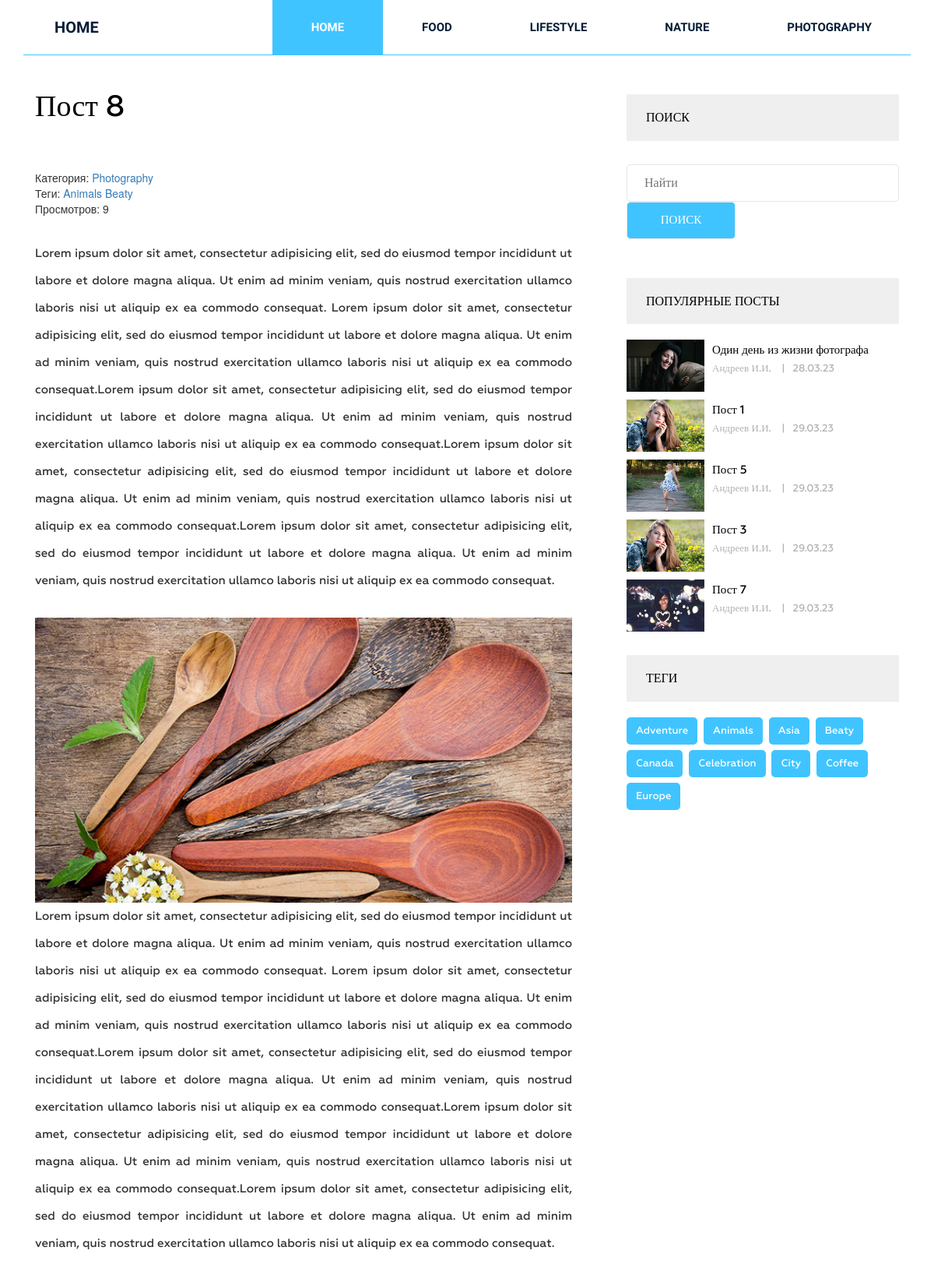
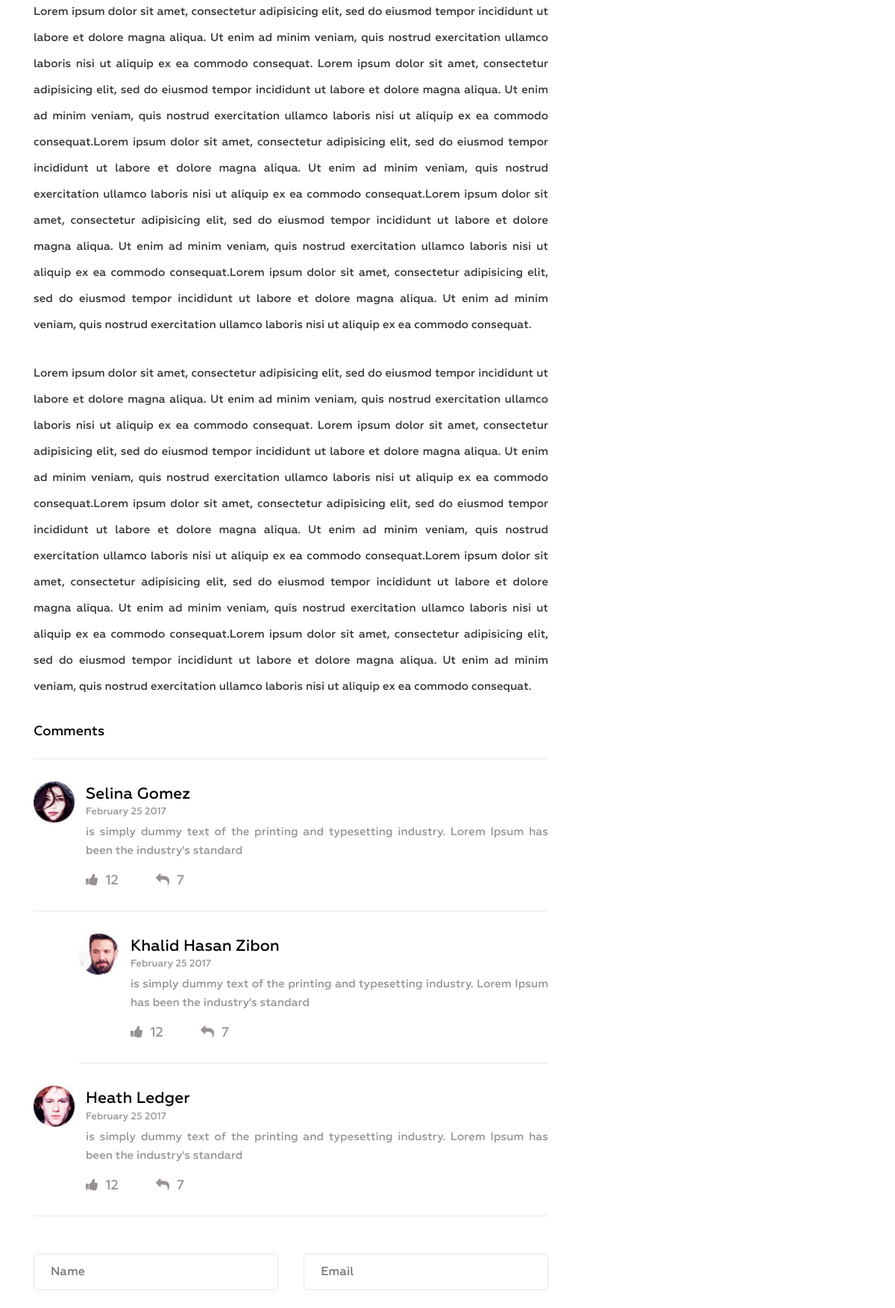
Page /post/post-8/ (upper part) on the committed database (2 pictures, top to bottom).
### blog/models.py (models this page shows, shortened)
class Category(models.Model):
    title = models.CharField(max_length=250)
    slug = models.SlugField(max_length=250, verbose_name='url', unique=True)
    def get_absolute_url(self):
        return reverse('category', kwargs={'slug':self.slug})
    def __str__(self):
        return self.title
    class Meta:
        verbose_name = 'Категория'
        verbose_name_plural = 'Категории'
        ordering = ['title']

class Post(models.Model):
    title = models.CharField(max_length=250, verbose_name='Заголовок')
    slug = models.SlugField(max_length=250, verbose_name='url', unique=True)
    author = models.CharField(max_length=100, verbose_name='Автор')
    content = models.TextField(blank=True, verbose_name='Контент')
    created_at = models.DateTimeField(auto_now_add=True, verbose_name='Опубликовано')
    photo = models.ImageField(upload_to='photo/%Y/%m/%d/', blank=True, verbose_name='Фото')
    views = models.IntegerField(default=0, verbose_name='Просмотров')
    category = models.ForeignKey(Category, on_delete=models.PROTECT, related_name='posts', verbose_name='Категория')
    tags = models.ManyToManyField(Tag, blank=True, related_name='posts', verbose_name='Теги')
    def get_absolute_url(self):
        return reverse('post', kwargs={'slug':self.slug})
    class Meta:
        verbose_name = 'Статья'
        verbose_name_plural = 'Статьи'
        ordering = ['-created_at']

class Tag(models.Model):
    title = models.CharField(max_length=50)
    slug = models.SlugField(max_length=50, verbose_name='url', unique=True)
    def get_absolute_url(self):
        return reverse('tag', kwargs={'slug':self.slug})
    class Meta:
        verbose_name = 'Тег'
        verbose_name_plural = 'Теги'
        ordering = ['title']

### blog/views.py (the view)
# urls.py: path('post/<str:slug>/', GetPost.as_view(), name='post'),
class GetPost(DetailView):
    model = Post
    template_name = 'blog/single.html'
    context_object_name = 'post'
    def get_context_data(self, *, object_list=None, **kwargs):
        context = super().get_context_data(**kwargs)
        self.object.views = F('views') + 1
        self.object.save()
        self.object.refresh_from_db()
        return context

### blog/templatetags/menu.py (called while the page is built)
@register.inclusion_tag('blog/menu_tpl.html')
def show_menu(menu_class='menu'):
    categories = Category.objects.all()
    return {'categories': categories, 'menu_class': menu_class}

### blog/templatetags/sidebar.py (called while the page is built)
@register.inclusion_tag('blog/popular_posts_tpl.html')
def get_popular(cnt=3):
    posts = Post.objects.order_by('-views')[:cnt]
    return {'posts':posts}

@register.inclusion_tag('blog/tags_tpl.html')
def get_tags():
    tags = Tag.objects.all()
    return {'tags':tags}

### blog/templates/blog/single.html (shortened to what this page needs)
{% extends 'base.html' %}
{% load static %}
{% load sidebar %}
{% block content %}
<section class="single-blog-area">
    <div class="container">
        <div class="row">
            <div class="col-md-12">
                <div class="border-top">
                    <div class="col-md-8">
                        <div class="blog-area">
                            <div class="blog-area-part">
                                <h2>{{ post.title }}</h2>
                                <div class="single-content">
                                    <div>
                                        <span>Категория: <a
                                                href="{{post.category.get_absolute_url}}">{{post.category}}</a> </span>
                                        <br>
                                        {% if post.tags %}
                                        <span>Теги:</span>
                                        {% for teg in post.tags.all %}
                                        <a href="{{teg.get_absolute_url}}">{{ teg.title }}</a>
                                        {% endfor %}
                                        {% endif %}
                                        <br>
                                        <span>Просмотров:</span>
                                        {{ post.views }}
                                    </div>
                                    {{ post.content|safe }}
                                </div>
                            </div>
                            <div class="commententries">
                                <h3>Comments</h3>
                                <ul class="commentlist">
                                    <li>
                                        <article class="comment">
                                            <header class="comment-author">
                                                <img src="img/author-1.jpg" alt="">
                                            </header>
                                            <section class="comment-details">
                                                <div class="author-name">
                                                    <h5><a href="#">Selina Gomez</a></h5>
                                                    <p>February 25 2017</p>
                                                </div>
                                                <div class="comment-body">
                                                    <p>is simply dummy text of the printing and typesetting industry.
                                                        Lorem Ipsum has been the industry's standard </p>
                                                </div>
                                                <div class="reply">
                                                    <p><span><a href="#"><i class="fa fa-thumbs-up"
                                                                            aria-hidden="true"></i></a>12</span><span><a
                                                            href="#"><i class="fa fa-reply" aria-hidden="true"></i></a>7</span>
                                                    </p>
                                                </div>
                                            </section>
                                        </article>
                                        <ul class="children">
                                            <li>
                                                <article class="comment">
                                                    <header class="comment-author">
                                                        <img src="img/author-2.jpg" alt="">
                                                    </header>
                                                    <section class="comment-details">
                                                        <div class="author-name">
                                                            <h5><a href="#">Khalid Hasan Zibon</a></h5>
                                                            <p>February 25 2017</p>
                                                        </div>
                                                        <div class="comment-body">
                                                            <p>is simply dummy text of the printing and typesetting
                                                                industry. Lorem Ipsum has been the industry's
                                                                standard </p>
                                                        </div>
                                                        <div class="reply">
                                                            <p><span><a href="#"><i class="fa fa-thumbs-up"
                                                                                    aria-hidden="true"></i></a>12</span><span><a
                                                                    href="#"><i class="fa fa-reply"
                                                                                aria-hidden="true"></i></a>7</span></p>
                                                        </div>
                                                    </section>
                                                </article>
                                            </li>
                                        </ul>
                                    </li>
                                    <li>
                                        <article class="comment">
                                            <header class="comment-author">
                                                <img src="img/author-3.jpg" alt="">
                                            </header>
                                            <section class="comment-details">
                                                <div class="author-name">
                                                    <h5><a href="#">Heath Ledger</a></h5>
                                                    <p>February 25 2017</p>
                                                </div>
                                                <div class="comment-body">
                                                    <p>is simply dummy text of the printing and typesetting industry.
                                                        Lorem Ipsum has been the industry's standard </p>
                                                </div>
                                                <div class="reply">
                                                    <p><span><a href="#"><i class="fa fa-thumbs-up"
                                                                            aria-hidden="true"></i></a>12</span><span><a
                                                            href="#"><i class="fa fa-reply" aria-hidden="true"></i></a>7</span>
                                                    </p>
                                                </div>
                                            </section>
                                        </article>
                                    </li>
                                </ul>
                            </div>
                            <form action="#" method="get">
                                <div class="name">
                                    <input type="text" name="" id="" placeholder="Name" class="name">
                                </div>
                                <div class="email">
                                    <input type="email" name="" id="" placeholder="Email" class="email">
                                </div>
                                <div class="comment">
                                </div>
                            </form>
                        </div>
                    </div>
                    <div class="col-md-4">
                        <div class="newsletter">
                            <h2 class="sidebar-title">Поиск</h2>
                            <form action="{% url 'search' %}" method="get">
                                <input type="text" name="s" placeholder="Найти">
                                <input type="submit" value="Поиск">
                            </form>
                        </div>
                        {% get_popular 5 %}
                        {% get_tags %}
                    </div>
                </div>
            </div>
        </div>
    </div>
</section>
{% endblock %}

### blog/templates/blog/menu_tpl.html
<div class="{{ menu_class }}">
    <ul>
        <li class="active"><a href="{% url 'home' %}">Home</a></li>
        {% for item in categories %}
        <li><a href="{{ item.get_absolute_url }}">{{ item.title }}</a></li>
        {% endfor %}
    </ul>
</div>

### blog/templates/blog/popular_posts_tpl.html
<h2 class="sidebar-title">Популярные посты</h2>
<div class="grid">
    {% for post in posts %}
    <div class="portfolio-item popular">
        <a href="{{ post.get_absolute_url }}">
            {% if post.photo %}
            <img src="{{ post.photo.url }}" alt="{{ post.title }}">
            {% else %}
            <img src="https://picsum.photos/id/1060/300/201?blur=2" alt="{{ post.title }}">
            {% endif %}
        </a>
        <div class="portfolio-text">
            <h5><a href="{{ post.get_absolute_url }}">{{ post.title }}</a></h5>
            <p> {{ post.author }} <span>|</span>{{ post.created_at|date:"d.m.y" }}</p>
        </div>
    </div>
    {% endfor %}
</div>

### blog/templates/blog/tags_tpl.html
<div class="tags">
<h2 class="sidebar-title">Теги</h2>
{% for tag in tags %}
    <p><a href="{{ tag.get_absolute_url }}"> {{ tag.title }} </a></p>
{% endfor %}
</div>

### rows in the picture
Category: title "FOOD"
Category: title "LIFESTYLE"
Category: title "NATURE"
Category: title "PHOTOGRAPHY"
Post: title "Пост 8", category "Photography", views "9", content "Lorem ipsum dolor sit amet, consectetur adipisicing elit, sed do eiusmod tempor incididunt ut labore et dolore magna aliqua. Ut enim ad minim veniam, quis nostrud exercitation ullamco laboris nisi ut aliquip ex ea commodo consequat. Lorem ipsum dolor sit amet, consectetur adipisicing elit, sed do eiusmod tempor incididunt ut labore et dolore magna aliqua. Ut enim ad minim veniam, quis nostrud exercitation ullamco laboris nisi ut aliquip ex ea commodo consequat.Lorem ipsum dolor sit amet, consectetur adipisicing elit, sed do eiusmod tempor incididunt ut labore et dolore magna aliqua. Ut enim ad minim veniam, quis nostrud exercitation ullamco laboris nisi ut aliquip ex ea commodo…", content (picture)
Tag: title "Animals"
Tag: title "Beaty"
Post: photo (picture), title "Один день из жизни фотографа", author "Андреев И.И.", created_at "28.03.23"
Post: photo (picture), title "Пост 1", author "Андреев И.И.", created_at "29.03.23"
Post: photo (picture), title "Пост 5", author "Андреев И.И.", created_at "29.03.23"
Post: photo (picture), title "Пост 3", author "Андреев И.И.", created_at "29.03.23"
Post: photo (picture), title "Пост 7", author "Андреев И.И.", created_at "29.03.23"
Tag: title "Adventure"
Tag: title "Asia"
Tag: title "Canada"
Tag: title "Celebration"
Tag: title "City"
Tag: title "Coffee"
Tag: title "Europe"
